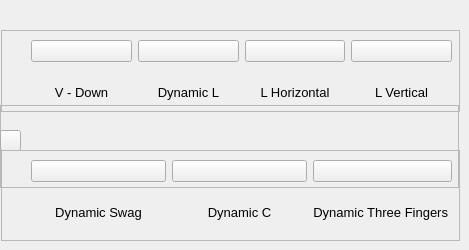
                  <widget class="QWidget" name="Dynamic_Page2">
                   <widget class="QFrame" name="frame_48">
                    <property name="geometry">
                     <rect>
                      <x>0</x>
                      <y>105</y>
                      <width>459</width>
                      <height>83</height>
                     </rect>
                    </property>
                    <property name="styleSheet">
                     <string notr="true"/>
                    </property>
                    <property name="frameShape">
                     <enum>QFrame::StyledPanel</enum>
                    </property>
                    <property name="frameShadow">
                     <enum>QFrame::Raised</enum>
                    </property>
                    <widget class="QPushButton" name="Previous_Button">
                     <property name="geometry">
                      <rect>
                       <x>0</x>
                       <y>25</y>
                       <width>21</width>
                       <height>21</height>
                      </rect>
                     </property>
                     <property name="text">
                      <string/>
                     </property>
                     <property name="icon">
                      <iconset resource="Resources.qrc">
                       <normaloff>:/icons/Icons2/arrow-left-circle.svg</normaloff>:/icons/Icons2/arrow-left-circle.svg</iconset>
                     </property>
                     <property name="iconSize">
                      <size>
                       <width>20</width>
                       <height>20</height>
                      </size>
                     </property>
                    </widget>
                   </widget>
                   <widget class="QFrame" name="frame_46">
                    <property name="geometry">
                     <rect>
                      <x>1</x>
                      <y>30</y>
                      <width>459</width>
                      <height>82</height>
                     </rect>
                    </property>
                    <property name="styleSheet">
                     <string notr="true"/>
                    </property>
                    <property name="frameShape">
                     <enum>QFrame::StyledPanel</enum>
                    </property>
                    <property name="frameShadow">
                     <enum>QFrame::Raised</enum>
                    </property>
                    <widget class="QWidget" name="layoutWidget_24">
                     <property name="geometry">
                      <rect>
                       <x>30</x>
                       <y>10</y>
                       <width>421</width>
                       <height>76</height>
                      </rect>
                     </property>
                     <layout class="QGridLayout" name="gridLayout_17">
                      <item row="0" column="0">
                       <widget class="QPushButton" name="pushButton_141">
                        <property name="text">
                         <string/>
                        </property>
                        <property name="icon">
                         <iconset resource="Resources.qrc">
                          <normaloff>:/Gestures/Icons2/Dynamic hand gestures/4_29.png</normaloff>:/Gestures/Icons2/Dynamic hand gestures/4_29.png</iconset>
                        </property>
                        <property name="iconSize">
                         <size>
                          <width>70</width>
                          <height>50</height>
                         </size>
                        </property>
                       </widget>
                      </item>
                      <item row="0" column="1">
                       <widget class="QPushButton" name="pushButton_142">
                        <property name="text">
                         <string/>
                        </property>
                        <property name="icon">
                         <iconset resource="Resources.qrc">
                          <normaloff>:/Gestures/Icons2/Dynamic hand gestures/5_30-31-32-33.png</normaloff>:/Gestures/Icons2/Dynamic hand gestures/5_30-31-32-33.png</iconset>
                        </property>
                        <property name="iconSize">
                         <size>
                          <width>70</width>
                          <height>50</height>
                         </size>
                        </property>
                       </widget>
                      </item>
                      <item row="0" column="2">
                       <widget class="QPushButton" name="pushButton_143">
                        <property name="text">
                         <string/>
                        </property>
                        <property name="icon">
                         <iconset resource="Resources.qrc">
                          <normaloff>:/Gestures/Icons2/Dynamic hand gestures/5_30-31.png</normaloff>:/Gestures/Icons2/Dynamic hand gestures/5_30-31.png</iconset>
                        </property>
                        <property name="iconSize">
                         <size>
                          <width>70</width>
                          <height>50</height>
                         </size>
                        </property>
                       </widget>
                      </item>
                      <item row="0" column="3">
                       <widget class="QPushButton" name="pushButton_144">
                        <property name="text">
                         <string/>
                        </property>
                        <property name="icon">
                         <iconset resource="Resources.qrc">
                          <normaloff>:/Gestures/Icons2/Dynamic hand gestures/5_32-33.png</normaloff>:/Gestures/Icons2/Dynamic hand gestures/5_32-33.png</iconset>
                        </property>
                        <property name="iconSize">
                         <size>
                          <width>70</width>
                          <height>50</height>
                         </size>
                        </property>
                       </widget>
                      </item>
                      <item row="1" column="0">
                       <widget class="QLabel" name="label_73">
                        <property name="font">
                         <font>
                          <pointsize>10</pointsize>
                         </font>
                        </property>
                        <property name="text">
                         <string>V - Down</string>
                        </property>
                        <property name="alignment">
                         <set>Qt::AlignCenter</set>
                        </property>
                       </widget>
                      </item>
                      <item row="1" column="1">
                       <widget class="QLabel" name="label_74">
                        <property name="font">
                         <font>
                          <pointsize>10</pointsize>
                         </font>
                        </property>
                        <property name="text">
                         <string>Dynamic L</string>
                        </property>
                        <property name="alignment">
                         <set>Qt::AlignCenter</set>
                        </property>
                       </widget>
                      </item>
                      <item row="1" column="2">
                       <widget class="QLabel" name="label_75">
                        <property name="font">
                         <font>
                          <pointsize>10</pointsize>
                         </font>
                        </property>
                        <property name="text">
                         <string>L Horizontal</string>
                        </property>
                        <property name="alignment">
                         <set>Qt::AlignCenter</set>
                        </property>
                       </widget>
                      </item>
                      <item row="1" column="3">
                       <widget class="QLabel" name="label_76">
                        <property name="font">
                         <font>
                          <pointsize>10</pointsize>
                         </font>
                        </property>
                        <property name="text">
                         <string>L Vertical</string>
                        </property>
                        <property name="alignment">
                         <set>Qt::AlignCenter</set>
                        </property>
                       </widget>
                      </item>
                     </layout>
                    </widget>
                   </widget>
                   <widget class="QFrame" name="frame_49">
                    <property name="geometry">
                     <rect>
                      <x>1</x>
                      <y>150</y>
                      <width>459</width>
                      <height>91</height>
                     </rect>
                    </property>
                    <property name="styleSheet">
                     <string notr="true"/>
                    </property>
                    <property name="frameShape">
                     <enum>QFrame::StyledPanel</enum>
                    </property>
                    <property name="frameShadow">
                     <enum>QFrame::Raised</enum>
                    </property>
                    <widget class="QWidget" name="layoutWidget_26">
                     <property name="geometry">
                      <rect>
                       <x>30</x>
                       <y>10</y>
                       <width>421</width>
                       <height>76</height>
                      </rect>
                     </property>
                     <layout class="QGridLayout" name="gridLayout_19">
                      <item row="0" column="1">
                       <widget class="QPushButton" name="pushButton_148">
                        <property name="text">
                         <string/>
                        </property>
                        <property name="icon">
                         <iconset resource="Resources.qrc">
                          <normaloff>:/Gestures/Icons2/Dynamic hand gestures/7_38-39-40-41.png</normaloff>:/Gestures/Icons2/Dynamic hand gestures/7_38-39-40-41.png</iconset>
                        </property>
                        <property name="iconSize">
                         <size>
                          <width>70</width>
                          <height>50</height>
                         </size>
                        </property>
                       </widget>
                      </item>
                      <item row="0" column="0">
                       <widget class="QPushButton" name="pushButton_147">
                        <property name="text">
                         <string/>
                        </property>
                        <property name="icon">
                         <iconset resource="Resources.qrc">
                          <normaloff>:/Gestures/Icons2/Dynamic hand gestures/6_34-35-36-37.png</normaloff>:/Gestures/Icons2/Dynamic hand gestures/6_34-35-36-37.png</iconset>
                        </property>
                        <property name="iconSize">
                         <size>
                          <width>70</width>
                          <height>50</height>
                         </size>
                        </property>
                       </widget>
                      </item>
                      <item row="1" column="2">
                       <widget class="QLabel" name="label_81">
                        <property name="font">
                         <font>
                          <pointsize>10</pointsize>
                         </font>
                        </property>
                        <property name="text">
                         <string>Dynamic Three Fingers </string>
                        </property>
                        <property name="alignment">
                         <set>Qt::AlignCenter</set>
                        </property>
                       </widget>
                      </item>
                      <item row="1" column="1">
                       <widget class="QLabel" name="label_80">
                        <property name="font">
                         <font>
                          <pointsize>10</pointsize>
                         </font>
                        </property>
                        <property name="text">
                         <string>Dynamic C</string>
                        </property>
                        <property name="alignment">
                         <set>Qt::AlignCenter</set>
                        </property>
                       </widget>
                      </item>
                      <item row="0" column="2">
                       <widget class="QPushButton" name="pushButton_149">
                        <property name="text">
                         <string/>
                        </property>
                        <property name="icon">
                         <iconset resource="Resources.qrc">
                          <normaloff>:/Gestures/Icons2/Dynamic hand gestures/8_42-43-44-45.png</normaloff>:/Gestures/Icons2/Dynamic hand gestures/8_42-43-44-45.png</iconset>
                        </property>
                        <property name="iconSize">
                         <size>
                          <width>70</width>
                          <height>50</height>
                         </size>
                        </property>
                       </widget>
                      </item>
                      <item row="1" column="0">
                       <widget class="QLabel" name="label_79">
                        <property name="font">
                         <font>
                          <pointsize>10</pointsize>
                         </font>
                        </property>
                        <property name="text">
                         <string>Dynamic Swag</string>
                        </property>
                        <property name="alignment">
                         <set>Qt::AlignCenter</set>
                        </property>
                       </widget>
                      </item>
                     </layout>
                    </widget>
                   </widget>
                  </widget>
